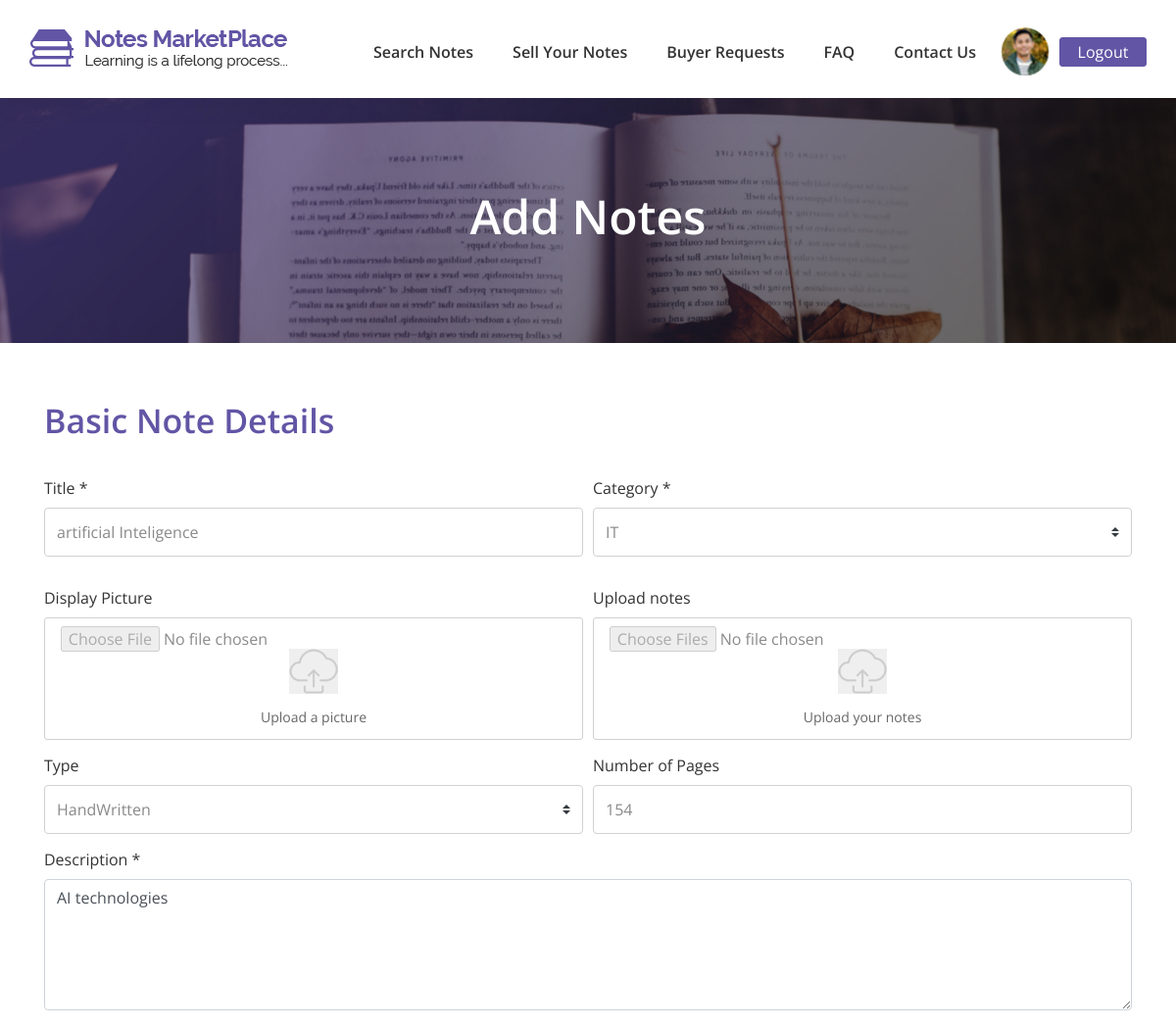
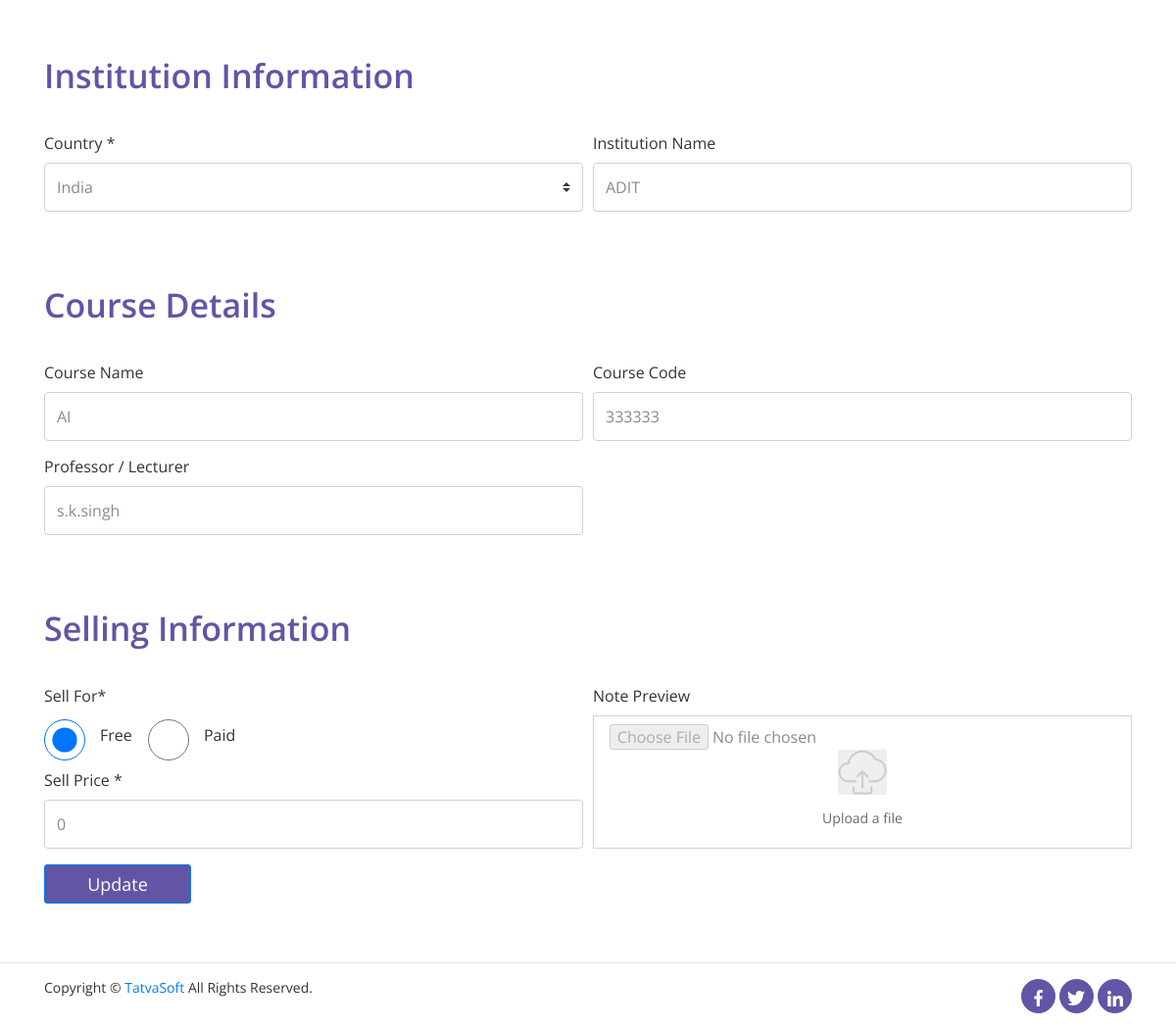
/php/updatenote.php?id=114 (signed in), run on the app's committed database (2 pictures, top to bottom).
### tables this page shows
CREATE TABLE `sellernotes` (
  `ID` int(11) NOT NULL,
  `SellerID` int(11) NOT NULL,
  `Status` int(11) NOT NULL,
  `ActionedBy` int(11) DEFAULT NULL,
  `AdminRemarks` varchar(255) DEFAULT NULL,
  `PublishedDate` datetime DEFAULT current_timestamp(),
  `Title` varchar(100) NOT NULL,
  `Category` int(11) NOT NULL,
  `DisplayPicture` varchar(500) DEFAULT NULL,
  `NoteType` int(11) DEFAULT NULL,
  `NumberofPages` int(11) DEFAULT NULL,
  `Description` varchar(255) NOT NULL,
  `UniversityName` varchar(200) DEFAULT NULL,
  `Country` int(11) DEFAULT NULL,
  `Course` varchar(100) DEFAULT NULL,
  `CourseCode` varchar(100) DEFAULT NULL,
  `Professor` varchar(100) DEFAULT NULL,
  `IsPaid` int(1) NOT NULL DEFAULT 0,
  `SellingPrice` decimal(10,0) DEFAULT NULL,
  `NotesPreview` varchar(255) DEFAULT NULL,
  `CreatedDate` datetime DEFAULT current_timestamp(),
  `CreatedBy` int(11) DEFAULT NULL,
  `ModifiedDate` datetime DEFAULT current_timestamp(),
  `ModifiedBy` int(11) DEFAULT NULL,
  `IsActive` bit(1) NOT NULL DEFAULT b'1'
);

CREATE TABLE `notecategories` (
  `ID` int(11) NOT NULL,
  `Name` varchar(100) NOT NULL,
  `Description` varchar(255) NOT NULL,
  `CreatedDate` datetime DEFAULT current_timestamp(),
  `CreatedBy` int(11) DEFAULT NULL,
  `ModifiedDated` datetime DEFAULT NULL,
  `ModifiedBy` int(11) DEFAULT NULL,
  `IsActive` bit(1) NOT NULL DEFAULT b'1'
);

CREATE TABLE `notetypes` (
  `ID` int(11) NOT NULL,
  `Name` varchar(100) NOT NULL,
  `Description` varchar(255) NOT NULL,
  `CreatedDate` datetime DEFAULT current_timestamp(),
  `CreatedBy` int(11) DEFAULT NULL,
  `ModifiedDate` datetime DEFAULT NULL,
  `ModifiedBy` int(11) DEFAULT NULL,
  `IsActive` bit(1) NOT NULL DEFAULT b'1'
);

CREATE TABLE `countries` (
  `ID` int(11) NOT NULL,
  `Name` varchar(100) NOT NULL,
  `CountryCode` varchar(100) NOT NULL,
  `CreatedDate` datetime DEFAULT current_timestamp(),
  `CreatedBy` int(11) DEFAULT NULL,
  `ModifiedDate` datetime DEFAULT NULL,
  `ModifiedBy` int(11) DEFAULT NULL,
  `IsActive` bit(1) NOT NULL DEFAULT b'1'
);

### php/updatenote.php (the view, shortened to what this page needs)
<?php
include '../php/dbcon.php';
?>
<!DOCTYPE html>
<html lang="en">
<head>
    <link rel="stylesheet" href="../css/bootstrap.min.css">
    <link rel="stylesheet" href="../css/style.css">
    <link rel="stylesheet" href="../css/responsive.css">
</head>
<body>
    <header>
        <nav class="navbar navbar-expand-lg navbar-light fixed-top">
            <a class="navbar-brand" href="home-page.html">
                <img src="../images/logo/top-logo1.png" alt="logo">
            </a>
            <div class="collapse navbar-collapse " id="navbarSupportedContent">
                <ul class="navbar-nav ml-auto">
                    <li class="nav-item">
                        <a class="nav-link" href="../front/search_page.php">Search Notes</a>
                    </li>
                    <li class="nav-item">
                        <a class="nav-link" href="../front/sellnotes.php">Sell Your Notes</a>
                    </li>
                    <li class="nav-item">
                        <a class="nav-link" href="../front/buyer_request.php">Buyer Requests</a>
                    </li>
                    <li class="nav-item">
                        <a class="nav-link" href="../front/faq.html">FAQ</a>
                    </li>
                    <li class="nav-item">
                        <a class="nav-link" href="../front/contact_us.html">Contact Us</a>
                    </li>
                    <li class="nav-item dropdown">
                        <a class="user_img" data-toggle="dropdown" aria-haspopup="true" aria-expanded="false"><img src="../images/person/user-img.png"></a>
                    </li>
                    <li class="nav-item">
                        <a href="logout.php" style="text-decoration: none;"><button type="button" class="btn btn-primary btn-lg btn-block btn_login">Logout</button></a>
                    </li>
                </ul>
            </div>
        </nav>
    </header>
    <div class="add-note-image m-top-100">
        <div class="user-text">
            <h1>Add Notes</h1>
        </div>
    </div>
    <div class="container form-wrap">
        <form method="post"  action="">
            <div class="user-heading">
                <h3>Basic Note Details</h3>
            </div>
 <?php
$id = $_GET['id'];
$selectq = "select * from sellernotes where ID=$id";
$selectque = mysqli_query($con,$selectq);
$result = mysqli_fetch_array($selectque);
            ?>
            <div class="form-row">
                <div class="form-group col-md-6">
                    <label for="exampleInputfname">Title *</label>
                    <input type="text" class="form-control" id="exampleInputfname" placeholder="Enter your notes title" name="title" required value="<?php echo $result['Title'];?>" >
                </div>
                <div class="form-group col-md-6">
                    <label for="exampleInputfname">Category *</label>
                    <?php
                    $category = "select * from notecategories where IsActive=1";
                        $categoryquery = mysqli_query($con,$category);
                        $categoryrows = mysqli_num_rows($categoryquery);
                    ?>
                    <div class="input-group mb-3">
                        <select class="custom-select" id="inputGroupSelect01" name="category" required>
                            <?php
                            for($i=1;$i<=$categoryrows;$i++){
                                $categoryrow = mysqli_fetch_array($categoryquery);
                            ?>
                            <option value="<?php echo $categoryrow['ID'];?>" <?php if($categoryrow['ID']==$result['Category']){echo "selected";}?>><?php echo $categoryrow['Name'] ?></option>
                            <?php
                            }
                            ?>
                        </select>
                    </div>
                </div>
            </div>
            <div class="form-row">
                <div class="form-group col-md-6">
                    <label for="exampleInputfname">Display Picture</label>
                    <div class="upload-custom">
                        <button >
                            <img src="../images/icons/upload-file.png">
                        </button>
                        <input type="file" id="getdisplaypic" name="displaypic" style="border:none;width:70%;margin-left:-7%;"  disabled>
                        <p class="text-center">Upload a picture</p>
                    </div>
                </div>
                <div class="form-group col-md-6">
                    <label for="exampleInputfname">Upload notes </label>
                    <div class="upload-custom">
                        <button >
                            <img src="../images/icons/upload-file.png">
                        </button>
                        <input type="file" id="getnote" name="uploadnote[]" style="border:none;width:70%;margin-left:-7%;" multiple disabled>
                        <p class="text-center">Upload your notes</p>
                    </div>
                </div>
            </div>
            <div class="form-row">
                <div class="form-group col-md-6">
                    <label for="exampleInputfname">Type</label>
                    <?php
                    $type = "select * from notetypes where IsActive=1";
                        $typequery = mysqli_query($con,$type);
                        $typerows = mysqli_num_rows($typequery);
                    ?>
                    <div class="input-group">
                        <select class="custom-select" id="inputGroupSelect01" name="type">
                            <?php
                            for($i=1;$i<=$typerows;$i++){
                                $typerow = mysqli_fetch_array($typequery);
                            ?>
                            <option value="<?php echo $typerow['ID'] ?>" <?php if($typerow['ID']==$result['NoteType']){echo "selected";}?>><?php echo $typerow['Name'] ?></option>
                            <?php
                            }
                            ?>
                        </select>
                    </div>
                </div>
                <div class="form-group col-md-6">
                    <label for="exampleInputfname">Number of Pages</label>
                    <input type="text" class="form-control" id="exampleInputfname" placeholder="Enter number of pages" name="pages" value=<?php echo $result['NumberofPages']; ?>>
                </div>
            </div>
            <div class="form-row">
                <div class="form-group col-md-12">
                    <label for="exampleInputfname">Description *</label>
                    <textarea class="form-control" id="exampleInputfname" placeholder="Enter your notes title" rows="5" required name="description" maxlength="255"><?php echo $result['Description'] ?></textarea>
                </div>
            </div>
            <div class="user-heading">
                <h3>Institution Information</h3>
            </div>
            <div class="form-row">
                <div class="form-group col-md-6">
                    <label for="exampleInputfname">Country *</label>
                    <?php
                    $country = "select * from countries where IsActive=1";
                        $countryquery = mysqli_query($con,$country);
                        $countryrows = mysqli_num_rows($countryquery);
                    ?>
                    <div class="input-group">
                        <select class="custom-select" id="inputGroupSelect01" name="country" required>
                            <?php
                            for($i=1;$i<=$countryrows;$i++){
                                $countryrow = mysqli_fetch_array($countryquery);
                            ?>
                            <option value="<?php echo $countryrow['ID'] ?>" <?php if($countryrow['ID']==$result['Country']){echo "selected";}?>><?php echo $countryrow['Name'] ?></option>
                            <?php
                            }
                            ?>
                        </select>
                    </div>
                </div>
                <div class="form-group col-md-6">
                    <label for="exampleInputlname">Institution Name</label>
                    <input type="text" class="form-control" id="exampleInputlname" placeholder="Enter your institution name" name="institution" value="<?php echo $result['UniversityName']; ?>">
                </div>
            </div>
            <div class="user-heading">
                <h3>Course Details</h3>
            </div>
            <div class="form-row">
                <div class="form-group col-md-6">
                    <label for="exampleInputfname">Course Name</label>
                    <input type="text" class="form-control" id="exampleInputfname" placeholder="Enter your course name" name="course" value="<?php echo $result['Course']; ?>">
                </div>
                <div class="form-group col-md-6">
                    <label for="exampleInputlname">Course Code</label>
                    <input type="text" class="form-control" id="exampleInputlname" placeholder="Enter your course code" name="coursecode" value="<?php echo $result['CourseCode']; ?>">
                </div>
            </div>
            <div class="form-row">
                <div class="form-group col-md-6">
                    <label for="exampleInputfname">Professor / Lecturer</label>
                    <input type="text" class="form-control" id="exampleInputfname" placeholder="Enter your professor name" name="professor" value="<?php echo $result['Professor']; ?>">
                </div>
            </div>
            <div class="user-heading">
                <h3>Selling Information</h3>
            </div>
            <div class="form-row">
                <div class="col-md-6">
                    <div class="form-group">
                        <label for="exampleInputfname">Sell For*</label>
                        <div class="form-check form-check-inline">
                            <input class="form-check-input" type="radio" name="sellfor" value="5" required <?php if($result['IsPaid']==5){echo "checked"; } ?>>
                            <label class="form-check-label" for="inlineRadio1" style="margin-left: 10px;">Free</label>
                        </div>
                        <div class="form-check form-check-inline">
                            <input class="form-check-input" type="radio" name="sellfor" id="inlineRadio2" value="4" <?php if($result['IsPaid']==4){echo "checked"; } ?>>
                            <label class="form-check-label" for="inlineRadio2" style="margin-left: 10px;">Paid</label>
                        </div>
                        <div class="form-group">
                            <label for="exampleInputfname">Sell Price *</label>
                            <input type="text" class="form-control" id="exampleInputfname" placeholder="Enter your price" name="price" required value="<?php echo $result['SellingPrice']; ?>">
                        </div>
                    </div>
                </div>
                <div class="form-group col-md-6">
                    <label for="exampleInputfname">Note Preview</label>
                    <div class="upload-custom-add-notes">
                        <button>
                            <img src="../images/icons/upload-file.png">
                        </button>
                        <input type="file" id="getpreview" name="preview" style="border:none;width:70%;margin-left:-7%;" disabled>
                        <p class="text-center">Upload a file</p>
                    </div>
                </div>
            </div>
            <button type="submit" class="btn btn-primary" id="submit-btn-user" name="update">Update</button>
        </form>
    </div>
    <hr>
    <section class="footer">
        <div class="container">
            <div class="row">
                <div class="col-md-6 footer_content">
                    <p>Copyright © <a href="https://www.tatvasoft.com/">TatvaSoft</a> All Rights Reserved.</p>
                </div>
                <div class="col-md-6 footer_social text-right">
                    <ul class="social-list">
                        <li><a href="#">
                                <img src="../images/icons/facebook.png">
                            </a></li>
                        <li><a href="#">
                                <img src="../images/icons/twitter.png">
                            </a></li>
                        <li><a href="#">
                                <img src="../images/icons/linkedin.png">
                            </a></li>
                    </ul>
                </div>
            </div>
        </div>
    </section>
</body>
</html>

### data on the page
sellernotes: title "artificial Inteligence", category "IT", type "HandWritten", pages "154", description "AI technologies", country "India", institution "ADIT", course "AI", coursecode "333333", professor "s.k.singh", IsPaid "☑", IsPaid "☐ Paid", price "0"
